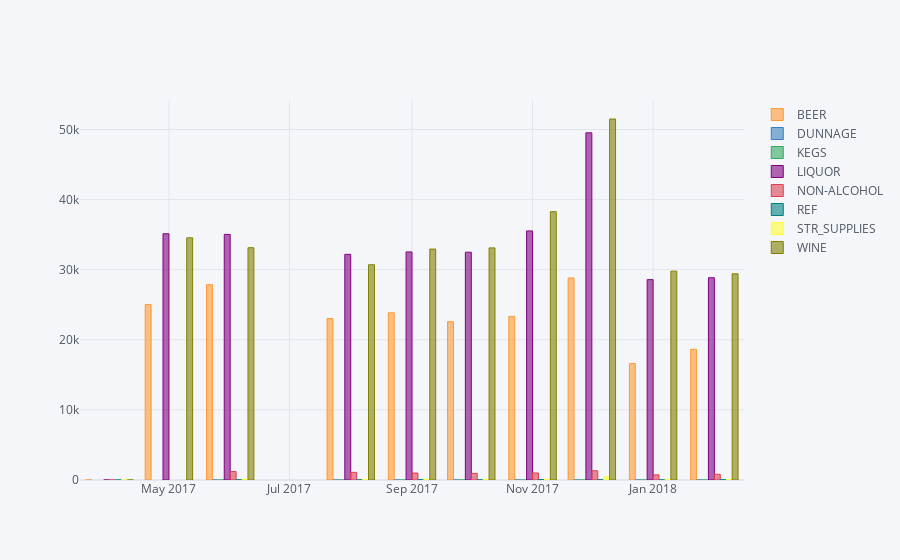

Notebook cell for this chart:
### Markdown cell above
## 6. Plot the same information as above but as a bar chart.

### Code cell
itemtype.iplot(kind = 'bar')

### Figure 1 — Plotly figure (JSON) as saved in the notebook; plotly's stock layout.template omitted (floating-point values rounded to 4 significant figures)
{"data": [{"marker": {"color": "rgba(255, 153, 51, 0.6)", "line": {"color": "rgba(255, 153, 51, 1.0)", "width": 1}}, "name": "BEER", "orientation": "v", "text": "", "type": "bar", "x": ["2017-04-01", "2017-05-01", "2017-06-01", "2017-08-01", "2017-09-01", "2017-10-01", "2017-11-01", "2017-12-01", "2018-01-01", "2018-02-01"], "y": [0, 25020.0, 27860.0, 23030.0, 23850.0, 22580.0, 23340.0, 28820.0, 16610.0, 18640.0]}, {"marker": {"color": "rgba(55, 128, 191, 0.6)", "line": {"color": "rgba(55, 128, 191, 1.0)", "width": 1}}, "name": "DUNNAGE", "orientation": "v", "text": "", "type": "bar", "x": ["2017-04-01", "2017-05-01", "2017-06-01", "2017-08-01", "2017-09-01", "2017-10-01", "2017-11-01", "2017-12-01", "2018-01-01", "2018-02-01"], "y": ["", "", 0, 0, 0, 0, 0, 0, 0, 0]}, {"marker": {"color": "rgba(50, 171, 96, 0.6)", "line": {"color": "rgba(50, 171, 96, 1.0)", "width": 1}}, "name": "KEGS", "orientation": "v", "text": "", "type": "bar", "x": ["2017-04-01", "2017-05-01", "2017-06-01", "2017-08-01", "2017-09-01", "2017-10-01", "2017-11-01", "2017-12-01", "2018-01-01", "2018-02-01"], "y": ["", "", 0, 0, 0, 0, 0, 0, 0, 0]}, {"marker": {"color": "rgba(128, 0, 128, 0.6)", "line": {"color": "rgba(128, 0, 128, 1.0)", "width": 1}}, "name": "LIQUOR", "orientation": "v", "text": "", "type": "bar", "x": ["2017-04-01", "2017-05-01", "2017-06-01", "2017-08-01", "2017-09-01", "2017-10-01", "2017-11-01", "2017-12-01", "2018-01-01", "2018-02-01"], "y": [0, 35120.0, 35040.0, 32190.0, 32530.0, 32490.0, 35520.0, 49520.0, 28580.0, 28850.0]}, {"marker": {"color": "rgba(219, 64, 82, 0.6)", "line": {"color": "rgba(219, 64, 82, 1.0)", "width": 1}}, "name": "NON-ALCOHOL", "orientation": "v", "text": "", "type": "bar", "x": ["2017-04-01", "2017-05-01", "2017-06-01", "2017-08-01", "2017-09-01", "2017-10-01", "2017-11-01", "2017-12-01", "2018-01-01", "2018-02-01"], "y": [0, "", 1209.0, 1091.0, 997.1, 945.6, 1005.0, 1316.0, 732.2, 812.8]}, {"marker": {"color": "rgba(0, 128, 128, 0.6)", "line": {"color": "rgba(0, 128, 128, 1.0)", "width": 1}}, "name": "REF", "orientation": "v", "text": "", "type": "bar", "x": ["2017-04-01", "2017-05-01", "2017-06-01", "2017-08-01", "2017-09-01", "2017-10-01", "2017-11-01", "2017-12-01", "2018-01-01", "2018-02-01"], "y": [0, "", 30.6, 19.54, 38.88, 22.82, 63.11, 41.21, 23.66, 41.52]}, {"marker": {"color": "rgba(255, 255, 51, 0.6)", "line": {"color": "rgba(255, 255, 51, 1.0)", "width": 1}}, "name": "STR_SUPPLIES", "orientation": "v", "text": "", "type": "bar", "x": ["2017-04-01", "2017-05-01", "2017-06-01", "2017-08-01", "2017-09-01", "2017-10-01", "2017-11-01", "2017-12-01", "2018-01-01", "2018-02-01"], "y": [0, "", 89.22, 77.34, 94.64, 84.38, 106.1, 439.6, 56.94, 47.76]}, {"marker": {"color": "rgba(128, 128, 0, 0.6)", "line": {"color": "rgba(128, 128, 0, 1.0)", "width": 1}}, "name": "WINE", "orientation": "v", "text": "", "type": "bar", "x": ["2017-04-01", "2017-05-01", "2017-06-01", "2017-08-01", "2017-09-01", "2017-10-01", "2017-11-01", "2017-12-01", "2018-01-01", "2018-02-01"], "y": [0, 34550.0, 33130.0, 30710.0, 32940.0, 33110.0, 38280.0, 51490.0, 29790.0, 29410.0]}], "layout": {"legend": {"bgcolor": "#F5F6F9", "font": {"color": "#4D5663"}}, "paper_bgcolor": "#F5F6F9", "plot_bgcolor": "#F5F6F9", "title": {"font": {"color": "#4D5663"}}, "xaxis": {"gridcolor": "#E1E5ED", "showgrid": true, "tickfont": {"color": "#4D5663"}, "title": {"font": {"color": "#4D5663"}, "text": ""}, "zerolinecolor": "#E1E5ED"}, "yaxis": {"gridcolor": "#E1E5ED", "showgrid": true, "tickfont": {"color": "#4D5663"}, "title": {"font": {"color": "#4D5663"}, "text": ""}, "zerolinecolor": "#E1E5ED"}}}
